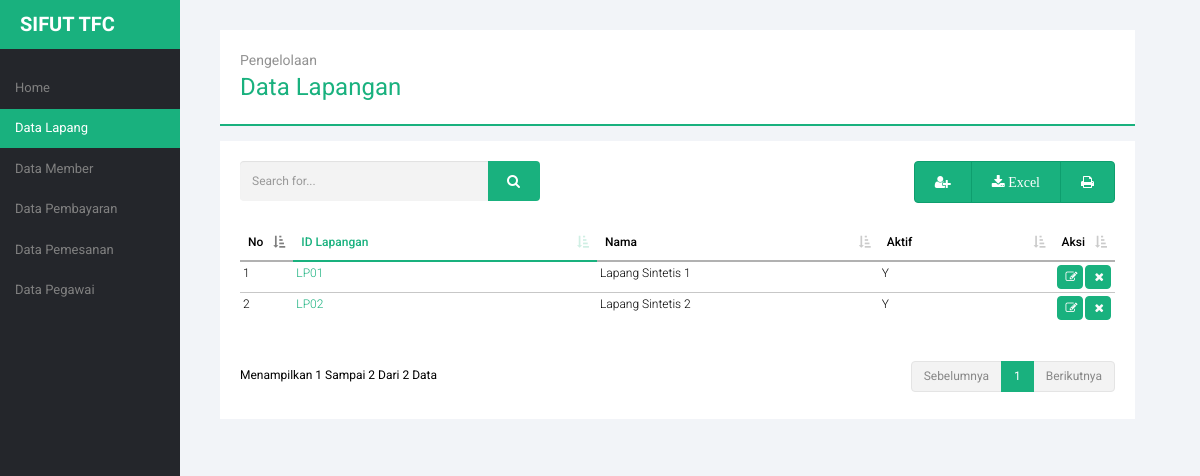
/pegawai/pegawai.php?module=data_lapang, run on an earlier commit of the app's database.
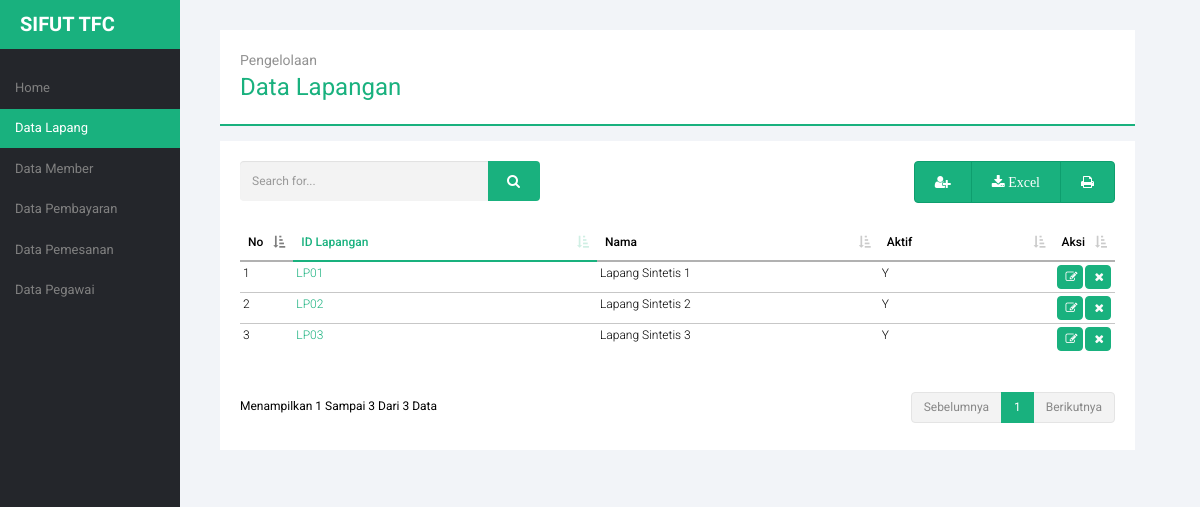
And on a later commit of the database.
### tables this page shows
CREATE TABLE `lapang` (
  `id_lapang` char(8) NOT NULL,
  `nama` varchar(30) NOT NULL,
  `aktif` enum('Y','T') NOT NULL
);

### pegawai/module_lapang/table/table_body.php (the view)
<?php
echo "
	 <tr><td>$no</td>
     <td class='tab-col'>$tampil[id_lapang]</td>
     <td>$tampil[nama]</td>
     <td>$tampil[aktif]</td>
	 ";

### pegawai/module_lapang/tampil_lapang.php
<?php
	$tampil_admin = mysql_query("SELECT * FROM lapang ORDER BY id_lapang");
?>
    <div class="title-content">
    <span>Pengelolaan</span>
    data Lapangan
  </div>
  <div class="content">
    <div class="row">
      <div class="col-md-6">
        <form action="?module=data_lapang&act=carilapang" method="post">
          <div class="input-group search">
            <input name="cari" type="text" class="form-control" placeholder="Search for...">
            <span class="input-group-btn">
              <button class="btn btn-default" type="submit"><i class="fa fa-search"></i></button>
            </span>
          </div>
        </form>
      </div>
      <div class="col-md-6">
        <div class="btn-group" role="group" aria-label="fungsional">
          <a type="button" class="btn btn-default" href="#tambah_data" data-toggle="modal"><i class="fa fa-user-plus"></i></a>
          <a type="button" class="btn btn-default" href="module_lapang/action_lapang.php?module=data_lapang&act=export"><i class="fa fa-download"> Excel</i></a>
          <a type="button" class="btn btn-default" href="module_lapang/cetak_pdf.php"><i class="fa fa-print"></i></a>
        </div>
      </div>
    </div>
    <table cellpadding="0" cellspacing="0" border="0" class="table table-hover tab-mar-top" id="example">
      <?php include "table/table_header.php" ?>
          <th width="20px">Aksi</th>
        </tr>
      </thead>
      <tbody>
<?php
    $no=1;
    while ($tampil=mysql_fetch_array($tampil_admin)){
       include "table/table_body.php";
       echo "
             <td><a href='?module=data_lapang&act=editlapang&id=$tampil[id_lapang]' class='fa fa-edit'></a>
             <a class='fa fa-remove' href=javascript:confirmdelete('$action?module=data_lapang&act=hapuslapang&id=$tampil[id_lapang]')></a></td>
             </tr>";
      $no++;
    }
  echo "
        </tbody>
        </table>
        </div>";
?>

What changed in the data, as far as the page shows it:
added lapang: no "3", id_lapang "LP03", nama "Lapang Sintetis 3", aktif "Y"
Also different on the page:
text written by a page script: "Menampilkan 1 Sampai 2 Dari 2 Data Sebelumnya 1 Berikutnya" → "Menampilkan 1 Sampai 3 Dari 3 Data Sebelumnya 1 Berikutnya"
